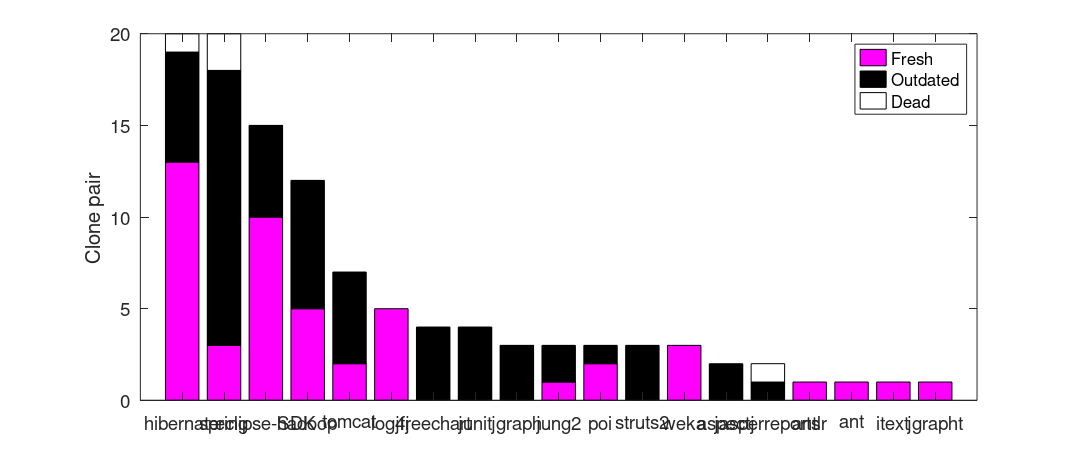

Write MATLAB code to recreate this figure.
y = [13	6 1;
3	15	2;
10	5	0;
5	7	0;
2	5	0;
5	0	0;
0	4	0;
0	4	0;
0	3	0;
1	2	0;
2	1	0;
0	3	0;
3	0	0;
0	2	0;
0	1	1;
1	0	0;
1	0	0;
1	0	0;
1	0	0];
bar(y,'stacked')

P=findobj(gca,'type','patch');
C=['w','k','m','g']; % make a colors list 
for n=1:length(P) 
set(P(n),'facecolor',C(n));
end

xticks([1 2 3 4 5 6 7 8 9 10 11 12 13 14 15 16 17 18 19])
xticklabels({'hibernate', 'spring', 'eclipse-SDK', 'hadoop', 'tomcat', ...
    'log4j', 'jfreechart', 'junit', 'jgraph', 'jung2', 'poi', 'struts2', ... 
    'weka', 'aspectj', 'jasperreports', 'antlr', 'ant', 'itext', 'jgrapht'})
%xlabel('Project','FontSize',15)
ylabel('Clone pair','FontSize',15)
t_legend=legend('Fresh', 'Outdated', 'Dead');
set(t_legend,'FontSize',15);
set(gca,'FontSize',15);
set(gca,'XTickLabelRotation',45)
box on

h=gcf;
set(h,'PaperPositionMode','auto');         
set(h,'PaperOrientation','landscape');
set(h,'Position',[50 50 1200 500]);
print('freshness','-dpdf','-bestfit')